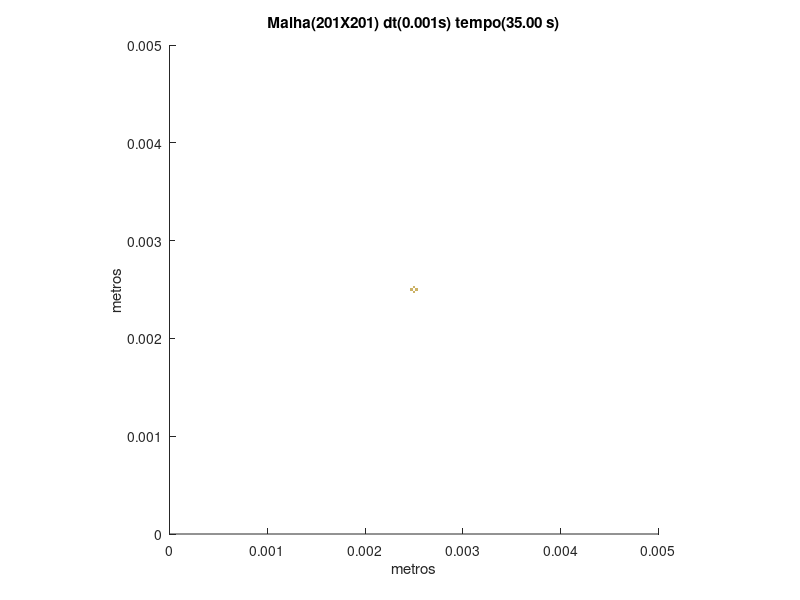

The MATLAB source for this figure:
set (gca,'PlotBoxAspectRatio',[1 1 1],'Xlim',[0,0.005],'Ylim',[0,0.005])
hold on
title('Malha(201X201) dt(0.001s) tempo(35.00 s)')
hold on
ylabel('metros')
hold on
xlabel('metros')
hold on

fill([0.00248756218905473 0.00248756218905473 0.00251243781094527 0.00251243781094527],[0.00246268656716418 0.00248756218905473 0.00248756218905473 0.00246268656716418],[0.8,0.7,0.4],'LineStyle','none')

fill([0.00246268656716418 0.00246268656716418 0.00248756218905473 0.00248756218905473],[0.00248756218905473 0.00251243781094527 0.00251243781094527 0.00248756218905473],[0.8,0.7,0.4],'LineStyle','none')

fill([0.00251243781094527 0.00251243781094527 0.00253731343283582 0.00253731343283582],[0.00248756218905473 0.00251243781094527 0.00251243781094527 0.00248756218905473],[0.8,0.7,0.4],'LineStyle','none')

fill([0.00248756218905473 0.00248756218905473 0.00251243781094527 0.00251243781094527],[0.00251243781094527 0.00253731343283582 0.00253731343283582 0.00251243781094527],[0.8,0.7,0.4],'LineStyle','none')
